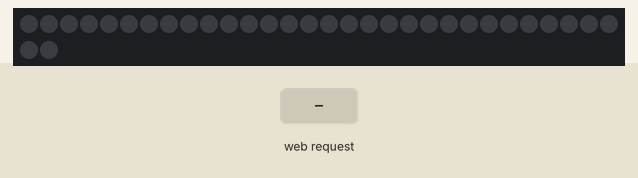
Bench run of a program on a simulated ESP8266 (NodeMCU). Parts: 32 RGB LEDs in strip order, left to right, continuing on the next row. The test bench sets the inputs (shaded band). Dim RGB values are drawn brighter than linear; WiFi joins after 1.5 s; servers stay silent unless stated; uploads are accepted with an empty reply; what the program prints to the serial monitor is not drawn.

Above: at 2.7 s.
2.8 s: HTTP request GET /startBlink received
At 4.0 s:
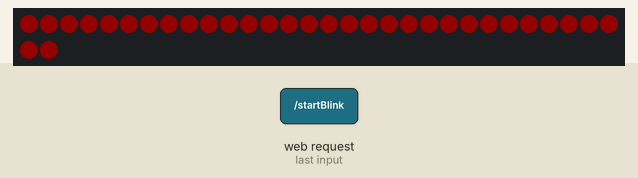
4.8 s: HTTP request GET /stopBlink received
At 6.0 s:
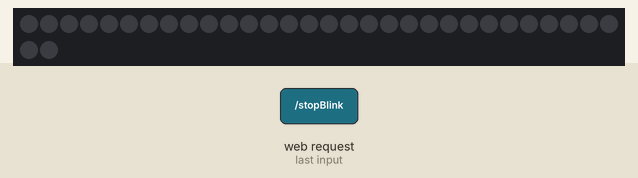
Timing chart, 0 to 7.8 s (numbered marks = the images above; inputs shaded):
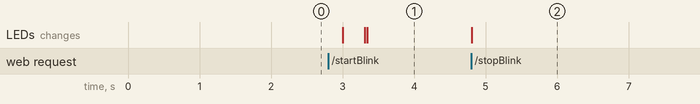

Measured:
- after the input at 2.8 s, the LEDs: first change after 0.20 s (image 1 shows a later state)
- after the input at 4.8 s, the LEDs: change at once (image 2)

The program:

main.cpp
```cpp
#include <Adafruit_NeoPixel.h>
#include <ArduinoJson.h>
#include <ESP8266HTTPClient.h>
#include <ESP8266WebServer.h>
#include <ESP8266WiFi.h>
#include <ESP8266mDNS.h>
#include "mainPage.h"
#ifdef __AVR__
#include <avr/power.h>
#endif

#define NUM_LEDS 32
#define PIN 15
#define BRIGHTNESS 20

Adafruit_NeoPixel strip =
    Adafruit_NeoPixel(NUM_LEDS, PIN, NEO_GRB + NEO_KHZ800);

#ifndef STASSID
#define STASSID "your-ssid"
#define STAPSK "your-password"
#endif

const char *ssid = STASSID;
const char *password = STAPSK;

ESP8266WebServer server(80);

// Fill the dots one after the other with a color
void colorWipe(uint32_t c, uint8_t wait) {
  for (uint16_t i = 0; i < strip.numPixels(); i++) {
    strip.setPixelColor(i, c);
    strip.show();
    delay(wait);
  }
}

void clearStrip() {
  for (int i = 0; i < NUM_LEDS; i++) {
    strip.setPixelColor(i, strip.Color(0, 0, 0));  // change RGB color value
                                                   // here
  }
  strip.show();
}

String checkTeamcityBuildStatus(String teamcityHost, String buildId) {
  HTTPClient https;
  String teamcityUrl = "https://" + teamcityHost +
                       "/app/rest/builds?locator=buildType:(id:" + buildId +
                       "),count:1&fields=count,build(number,status,statusText,"
                       "agent,lastChange,tags,pinned)";
  String fingerprint = "TeamCityHost-SSL-SHA1-Fingerprint";
  https.begin(teamcityUrl, fingerprint);
  https.addHeader("Accept", "application/json");
  https.addHeader("Authorization", "Basic BASE64_YOUR_TEAMCITY_ADMIN_PASSWORD");
  int httpCode = https.GET();
  String payload = https.getString();

  if (httpCode == 200) {
    // Parsing
    const size_t capacity = JSON_ARRAY_SIZE(1) + JSON_OBJECT_SIZE(1) +
                            JSON_OBJECT_SIZE(2) + JSON_OBJECT_SIZE(5) +
                            JSON_OBJECT_SIZE(6) + 290;
    DynamicJsonBuffer jsonBuffer(capacity);

    https.end();
    JsonObject &teamcityResponse = jsonBuffer.parseObject(payload);
    // parseObject() succeeded
    const char *buildStatus = teamcityResponse["build"][0]["status"];

    return buildStatus;
  } else {
    https.end();
    Serial.println("Failed to GET build status");
    // parseObject() failed
    return "Error occurred while fetching TeamCity build status";
  }
}

void startBlink() {
  String buildStatus = checkTeamcityBuildStatus("TeamCityServerHostname",
                                                "TeamCity_Project_Build_Id");

  if (buildStatus == "SUCCESS") {
    colorWipe(strip.Color(0, 255, 0), 10);
  } else {
    colorWipe(strip.Color(255, 0, 0), 10);
  }

  // Create the response object
  StaticJsonBuffer<500> jsonBuffer;
  JsonObject &response = jsonBuffer.createObject();
  response["status"] = 200;
  response["message"] = "Successfully started blinking";
  response["buildStatus"] = buildStatus;
  String json;
  response.prettyPrintTo(json);
  server.send(200, "application/json", json);
}

void stopBlink() {
  clearStrip();

  // Create the response object
  StaticJsonBuffer<500> jsonBuffer;
  JsonObject &response = jsonBuffer.createObject();
  response["status"] = 200;
  response["message"] = "Successfully stopped blinking";
  String json;
  response.prettyPrintTo(json);
  server.send(200, "application/json", json);
}

void handleRoot() { server.send(200, "text/html", String(MAIN_page)); }

void handleNotFound() {
  String message = "File Not Found\n\n";
  message += "URI: ";
  message += server.uri();
  message += "\nMethod: ";
  message += (server.method() == HTTP_GET) ? "GET" : "POST";
  message += "\nArguments: ";
  message += server.args();
  message += "\n";

  for (uint8_t i = 0; i < server.args(); i++) {
    message += " " + server.argName(i) + ": " + server.arg(i) + "\n";
  }

  server.send(404, "text/plain", message);
}

void setup(void) {
  strip.setBrightness(BRIGHTNESS);
  strip.begin();
  strip.show();  // Initialize all pixels to 'off'

  Serial.begin(115200);
  WiFi.mode(WIFI_STA);
  WiFi.begin(ssid, password);
  Serial.println("");

  // Wait for connection
  while (WiFi.status() != WL_CONNECTED) {
    delay(500);
    Serial.print(".");
  }

  Serial.println("");
  Serial.print("Connected to ");
  Serial.println(ssid);
  Serial.print("IP address: ");
  Serial.println(WiFi.localIP());

  if (MDNS.begin("esp8266")) {
    Serial.println("MDNS responder started");
  }

  server.on("/", handleRoot);
  server.on("/startBlink", startBlink);
  server.on("/stopBlink", stopBlink);
  server.onNotFound(handleNotFound);
  server.begin();
  Serial.println("HTTP server started");
}

void loop() {
  server.handleClient();
  MDNS.update();
}
```

mainPage.h
```cpp
const char *MAIN_page = R"=====(
<!DOCTYPE html>
<html>

<head>
  <meta charset="UTF-8" />
  <meta name="viewport" content="width=device-width,user-scalable=no,initial-scale=1,maximum-scale=1,minimum-scale=1">
  <script src="https://cdnjs.cloudflare.com/ajax/libs/babel-standalone/6.26.0/babel.min.js"></script>
  <link rel="stylesheet" href="https://cdnjs.cloudflare.com/ajax/libs/antd-mobile/2.2.8/antd-mobile.min.css">
</head>

<body>
  <div id="root"></div>
  <script src="https://cdnjs.cloudflare.com/ajax/libs/lodash.js/4.17.11/lodash.min.js"></script>
  <script crossorigin src="https://cdnjs.cloudflare.com/ajax/libs/react/16.7.0/umd/react.production.min.js"></script>
  <script crossorigin src="https://cdnjs.cloudflare.com/ajax/libs/react-dom/16.7.0/umd/react-dom.production.min.js"></script>
  <script src="https://cdnjs.cloudflare.com/ajax/libs/antd-mobile/2.2.8/antd-mobile.min.js"></script>
  <script src="https://cdnjs.cloudflare.com/ajax/libs/fetch/3.0.0/fetch.min.js"></script>
  <script src="https://cdnjs.cloudflare.com/ajax/libs/fetch/3.0.0/fetch.min.js.map"></script>
  <script type="text/jsx">
    console.log(window['antd-mobile']);
    const LocaleProvider = window['antd-mobile'].LocaleProvider;
    const enUS = window['antd-mobile'].LocaleProvider.en_US;
    const Button = window['antd-mobile'].Button;
    const SearchBar = window['antd-mobile'].SearchBar;
    const Picker = window['antd-mobile'].Picker;
    const List = window['antd-mobile'].List;
    const Grid = window['antd-mobile'].Grid;
    const NoticeBar = window['antd-mobile'].NoticeBar;
    const CheckboxItem = window['antd-mobile'].Checkbox.CheckboxItem;
    const BASE_URL = window.location.hostname;

    class App extends React.PureComponent {
      blinkStart = () => {
        fetch(`http://${BASE_URL}/startBlink`).then(res => res.json()).then(json => console.log('Blinking Started!')).catch(err => console.log('Error while attempting start blinking'))
      };
      blinkStop = () => {
        fetch(`http://${BASE_URL}/stopBlink`).then(res => res.json()).then(json => console.log('Blinking Stopped!')).catch(err => console.log('Error while attempting stop blinking'))
      };
      render() {
        return <LocaleProvider locale={enUS}>
          <div>
            <SearchBar placeholder="search here..." />
            <Button onClick={() => this.blinkStart()}>Start Blinking</Button>
            <Button onClick={() => this.blinkStop()}>Stop Blinking</Button>
          </div>
        </LocaleProvider>;
      };
    };
    ReactDOM.render(<App />, document.getElementById('root'));
  </script>
</body>

</html>
)=====";
```
